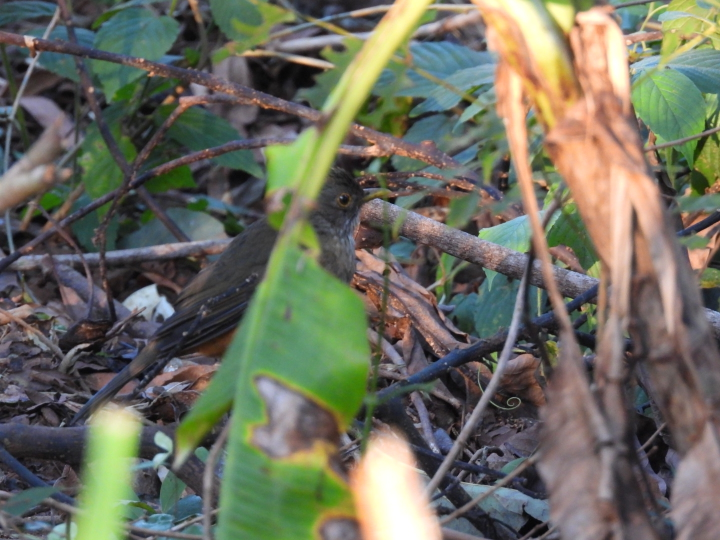
#> input picture data/test/raw/12738/290005664_521658435.jpg, 1440 x 1080 px (shown at 1/2 size)
$ python -i quality_assessor.py   (imports and definitions only)   (older library calls are emulated)
#> lines starting #> are read from the running program, lines starting #| are printed output that depends on the picture
"""
Evaluacion de calidad de imagenes mediante multiples metricas.

Evalua sharpness, exposure, contrast, composicion y blur para
determinar la calidad general de cada imagen.
"""

import logging
from pathlib import Path
from typing import Dict, List, Optional, Any, Tuple
from dataclasses import dataclass

import numpy as np

try:
    import cv2
    CV2_AVAILABLE = True
except ImportError:
    CV2_AVAILABLE = False


@dataclass
class QualityScores:
    """Scores de calidad para una imagen."""
    sharpness: float
    exposure: float
    contrast: float
    composition: float
    blur: float
    overall: float

    # [9 lines left out: function to_dict, not called in this run]


class ImageQualityAssessor:
    """
    Evalua multiples aspectos de calidad de imagen.

    Metricas evaluadas:
    1. Sharpness (Laplacian variance) - Nitidez de la imagen
    2. Exposure (histogram distribution) - Exposicion correcta
    3. Contrast (dynamic range) - Rango dinamico
    4. Composition (entropy) - Complejidad visual
    5. Blur detection (Laplacian variance) - Deteccion de desenfoque

    Cada metrica retorna un score de 0-100.
    """

    def __init__(
        self,
        weights: Optional[Dict[str, float]] = None,
        logger: Optional[logging.Logger] = None
    ):
        """
        Inicializa el evaluador de calidad.

        Args:
            weights: Pesos personalizados para cada metrica.
                    Default: sharpness=0.30, exposure=0.20, contrast=0.20,
                            composition=0.15, blur=0.15
            logger: Logger opcional
        """
        self.logger = logger or logging.getLogger(__name__)

        self.weights = weights or {
            'sharpness': 0.30,
            'exposure': 0.20,
            'contrast': 0.20,
            'composition': 0.15,
            'blur': 0.15
        }

        if not CV2_AVAILABLE:
            self.logger.warning(
                "OpenCV not available. Quality assessment will be limited."
            )

    def assess_quality(self, image_path: Path) -> Optional[QualityScores]:
        """
        Evalua la calidad de una imagen.

        Args:
            image_path: Ruta a la imagen

        Returns:
            QualityScores con scores 0-100 para cada metrica,
            o None si hay error
        """
        if not CV2_AVAILABLE:
            self.logger.warning("OpenCV required for quality assessment")
            return QualityScores(
                sharpness=50, exposure=50, contrast=50,
                composition=50, blur=50, overall=50
            )

        image_path = Path(image_path)

        if not image_path.exists():
            self.logger.warning(f"Image not found: {image_path}")
            return None

        try:
            img = cv2.imread(str(image_path))
#> img is the input picture: shape (1080, 1440, 3); mean B, G, R 96.3, 110.2, 109.1
            if img is None:
                self.logger.warning(f"Could not load image: {image_path}")
                return None

            gray = cv2.cvtColor(img, cv2.COLOR_BGR2GRAY)
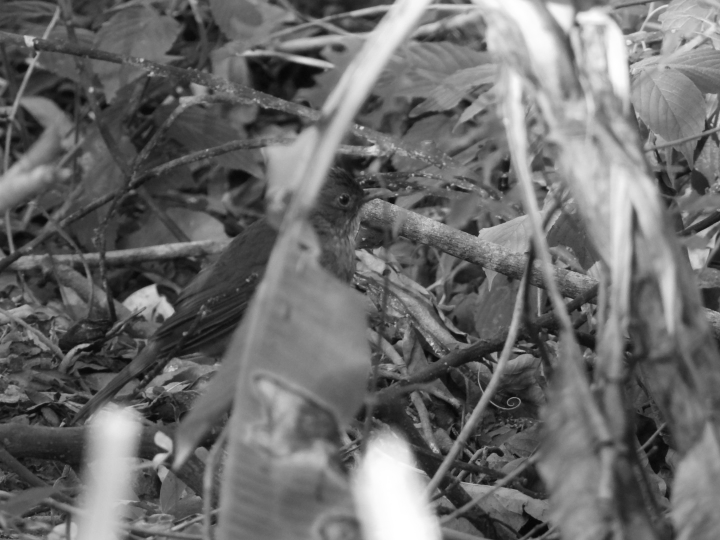
#> gray: shape (1080, 1440) (shown at 1/2 size); min 3, max 255, mean 108.2

            sharpness = self._assess_sharpness(gray)
            exposure = self._assess_exposure(gray)
            contrast = self._assess_contrast(gray)
            composition = self._assess_composition(gray)
            blur = self._assess_blur(gray)

            overall = (
                sharpness * self.weights['sharpness'] +
                exposure * self.weights['exposure'] +
                contrast * self.weights['contrast'] +
                composition * self.weights['composition'] +
                blur * self.weights['blur']
            )

            return QualityScores(
                sharpness=sharpness,
                exposure=exposure,
                contrast=contrast,
                composition=composition,
                blur=blur,
                overall=overall
            )

        except Exception as e:
            self.logger.error(f"Error assessing {image_path}: {e}")
            return None

    def _assess_sharpness(self, gray: np.ndarray) -> float:
        """
        Evalua nitidez usando varianza del Laplaciano.

        Mayor varianza = imagen mas nitida.
        """
        laplacian = cv2.Laplacian(gray, cv2.CV_64F)
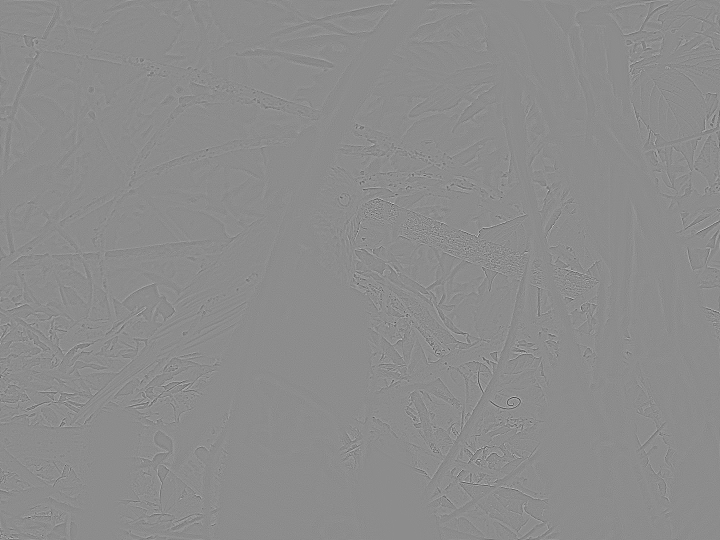
#> laplacian: shape (1080, 1440) float64 (shown at 1/2 size); min -140, max 114, mean 0; drawn with min black and max white
        variance = laplacian.var()
#> variance = 51.84

        return self._normalize_score(variance, min_val=100, max_val=2000)
#> in _normalize_score, `normalized = (value - min_val) / (max_val - min_val) * 100`: normalized = -2.53
#> in assess_quality, `sharpness = self._assess_sharpness(gray)`: sharpness = 0

    def _assess_exposure(self, gray: np.ndarray) -> float:
        """
        Evalua exposicion analizando distribucion del histograma.

        Penaliza imagenes muy oscuras o muy brillantes.
        Ideal: ~15% pixeles oscuros, ~10% pixeles brillantes.
        """
        hist = cv2.calcHist([gray], [0], None, [256], [0, 256])
#> hist = 256 values, max 12062 at index 94, min 0 at index 0, mean 6075
        hist_norm = hist.flatten() / hist.sum()
#> hist_norm = 256 values, max 0.00776 at index 94, min 0 at index 0, mean 0.00391

        dark_ratio = np.sum(hist_norm[:64])
#> dark_ratio = 0.22
        bright_ratio = np.sum(hist_norm[192:])
#> bright_ratio = 0.0786
        mid_ratio = np.sum(hist_norm[64:192])
#> mid_ratio = 0.702

        dark_penalty = abs(dark_ratio - 0.15) * 100
#> dark_penalty = 6.97
        bright_penalty = abs(bright_ratio - 0.10) * 100
#> bright_penalty = 2.14

        score = 100 - (dark_penalty + bright_penalty)
#> score = 90.9

        if mid_ratio < 0.5:
            score -= 20

        return max(0, min(100, score))

    def _assess_contrast(self, gray: np.ndarray) -> float:
        """
        Evalua contraste usando desviacion estandar.

        Mayor std = mayor contraste.
        """
        std = gray.std()
#> std = 51.95

        return self._normalize_score(std, min_val=20, max_val=80)
#> in assess_quality, `contrast = self._assess_contrast(gray)`: contrast = 53.24

    def _assess_composition(self, gray: np.ndarray) -> float:
        """
        Evalua composicion usando entropia de Shannon.

        Mayor entropia = imagen mas compleja/interesante.
        """
        entropy = self._calculate_entropy(gray)

        return self._normalize_score(entropy, min_val=4.0, max_val=7.5)

    def _assess_blur(self, gray: np.ndarray) -> float:
        """
        Detecta blur usando varianza del Laplaciano.

        Retorna score alto si la imagen NO esta borrosa.
        """
        laplacian = cv2.Laplacian(gray, cv2.CV_64F)
        variance = laplacian.var()

        blur_threshold = 100

        if variance < blur_threshold:
            return max(0, (variance / blur_threshold) * 50)
        else:
            return min(100, 50 + (variance - blur_threshold) / 40)

    @staticmethod
    def _normalize_score(
        value: float,
        min_val: float,
        max_val: float
    ) -> float:
        """Normaliza un valor al rango 0-100."""
        if max_val <= min_val:
            return 50.0

        normalized = (value - min_val) / (max_val - min_val) * 100
        return max(0.0, min(100.0, normalized))

    @staticmethod
    def _calculate_entropy(image: np.ndarray) -> float:
        """Calcula entropia de Shannon de una imagen."""
        hist = cv2.calcHist([image], [0], None, [256], [0, 256])
        hist = hist.flatten()
        hist = hist / hist.sum()
#> hist has the same summary as hist_norm in _assess_exposure

        hist = hist[hist > 0]
#> hist = 253 values, max 0.00776 at index 91, min 6.43e-07 at index 0, mean 0.00395
        entropy = -np.sum(hist * np.log2(hist))
#> entropy = 7.65

        return entropy

    # [102 lines left out: functions assess_batch, filter_by_quality, get_statistics, not called in this run]

>>> result = ImageQualityAssessor().assess_quality('../data/test/raw/12738/290005664_521658435.jpg')
#> in assess_quality, `composition = self._assess_composition(gray)`: composition = 100
#> in _assess_blur, `variance = laplacian.var()`: variance = 51.84
#> in assess_quality, `blur = self._assess_blur(gray)`: blur = 25.92
#> in assess_quality, `overall = ( sharpness * self.weights['sharpness'] + exposure * self.we..`: overall = 47.72

$ run again, on data/test/raw/12738/290304769_522068541.jpg
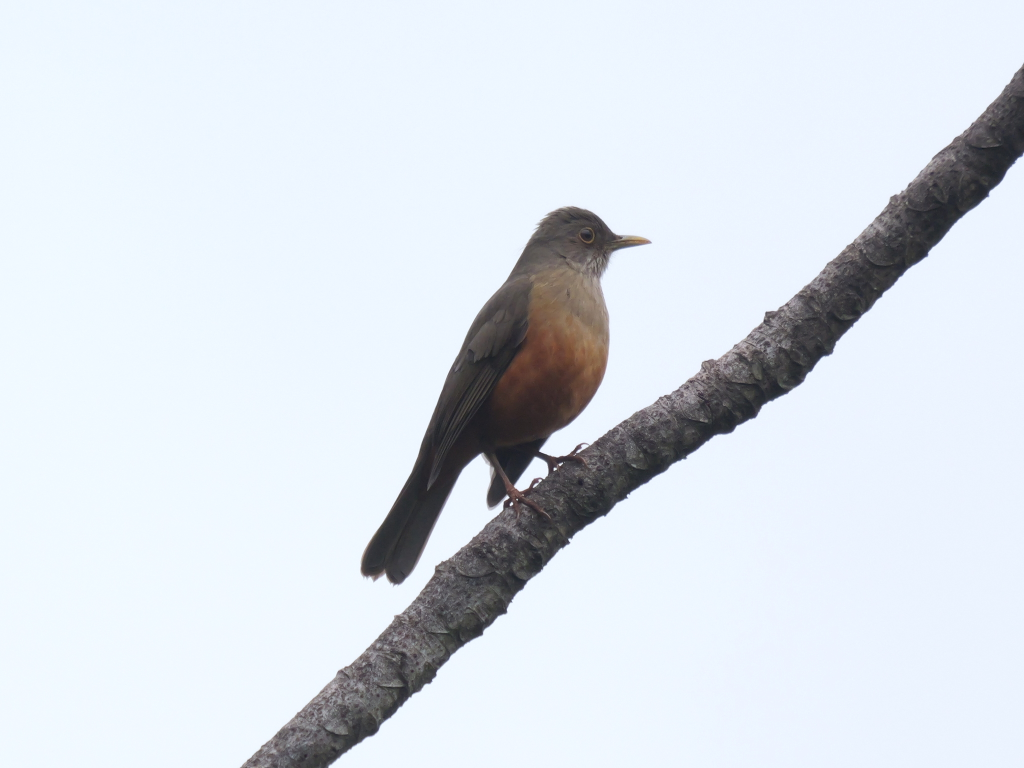
#> input picture data/test/raw/12738/290304769_522068541.jpg, 2048 x 1536 px (shown at 1/2 size)
#> in assess_quality, img is the input picture: shape (1536, 2048, 3); mean B, G, R 231.5, 224, 217.3
#> in _assess_sharpness, `laplacian = cv2.Laplacian(gray, cv2.CV_64F)`:
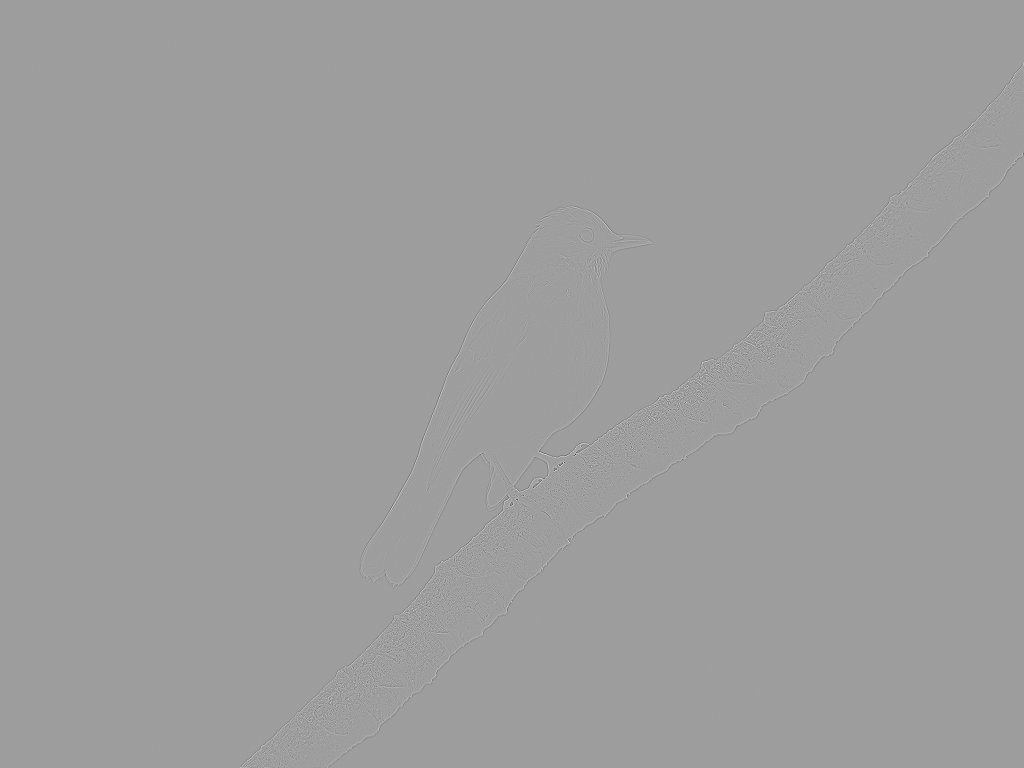
#> laplacian: shape (1536, 2048) float64 (shown at 1/2 size); min -251, max 155, mean 0; drawn with min black and max white
#> in _assess_sharpness, `variance = laplacian.var()`: variance = 47.77
#> normalized = -2.75
#> sharpness = 0
#> in _assess_exposure, `hist = cv2.calcHist([gray], [0], None, [256], [0, 256])`: hist = 256 values, max 542999 at index 244, min 0 at index 0, mean 12288
#> hist_norm = 256 values, max 0.173 at index 244, min 0 at index 0, mean 0.00391
#> dark_ratio = 0.0515
#> bright_ratio = 0.868
#> mid_ratio = 0.0803
#> dark_penalty = 9.85
#> bright_penalty = 76.82
#> in _assess_exposure, `score = 100 - (dark_penalty + bright_penalty)`: score = 13.34
#> in _assess_exposure, `score -= 20`: score = -6.66
#> exposure = 0
#> std = 57.3
#> contrast = 62.16
#> in _calculate_entropy, `hist = hist / hist.sum()`: hist has the same summary as hist_norm in _assess_exposure
#> in _calculate_entropy, `hist = hist[hist > 0]`: hist = 229 values, max 0.173 at index 221, min 3.18e-07 at index 0, mean 0.00437
#> in _calculate_entropy, `entropy = -np.sum(hist * np.log2(hist))`: entropy = 3.89
#> composition = 0
#> in _assess_blur, `variance = laplacian.var()`: variance = 47.77
#> blur = 23.88
#> overall = 16.02

$ run again, on data/test/raw/12738/290304884_522073154.jpg
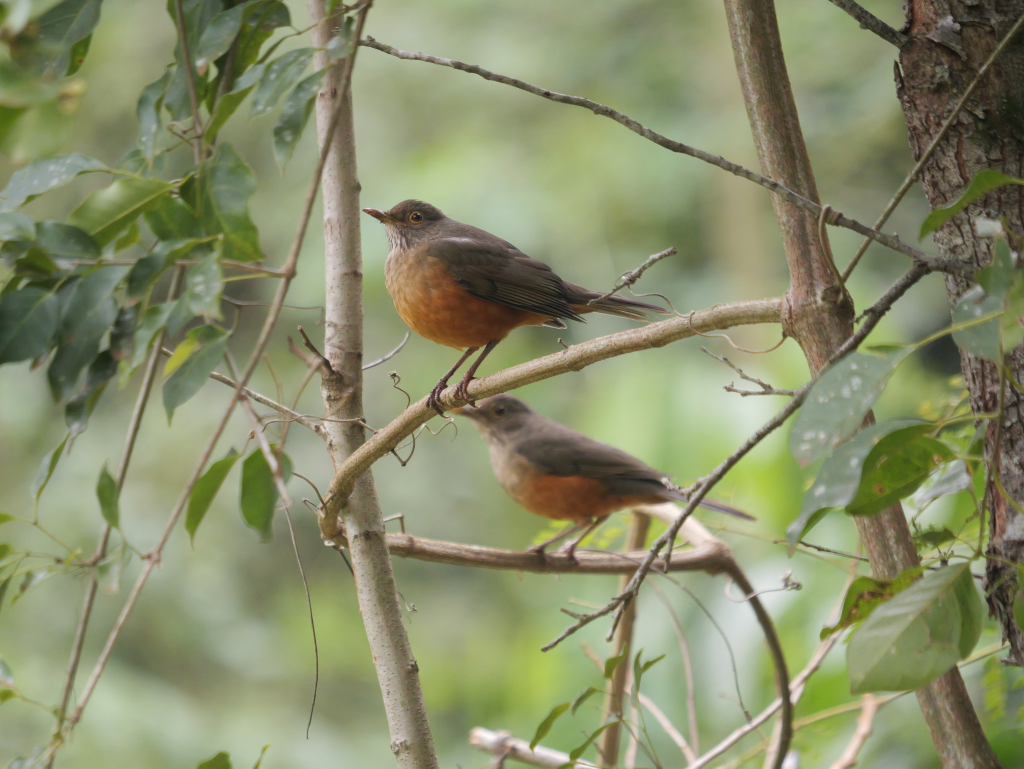
#> input picture data/test/raw/12738/290304884_522073154.jpg, 2048 x 1537 px (shown at 1/2 size)
#> in assess_quality, img is the input picture: shape (1537, 2048, 3); mean B, G, R 106.3, 140.8, 135.8
#> in assess_quality, `gray = cv2.cvtColor(img, cv2.COLOR_BGR2GRAY)`:
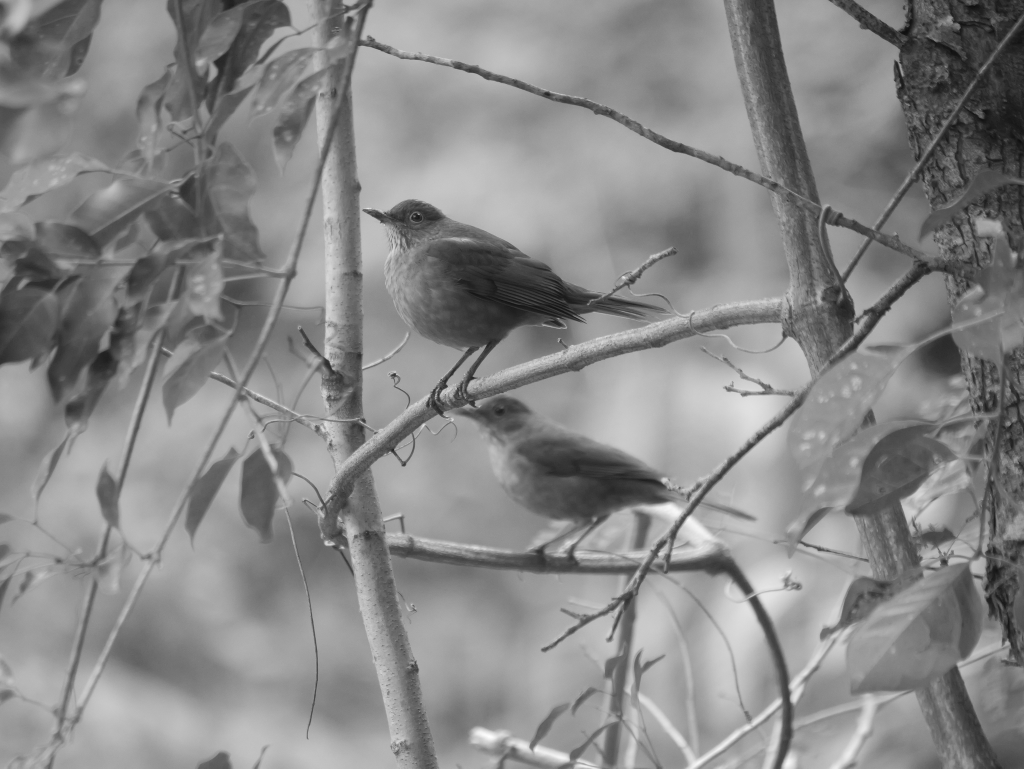
#> gray: shape (1537, 2048) (shown at 1/2 size); min 13, max 255, mean 135.4
#> in _assess_sharpness, `variance = laplacian.var()`: variance = 74.28
#> normalized = -1.35
#> sharpness = 0
#> in _assess_exposure, `hist = cv2.calcHist([gray], [0], None, [256], [0, 256])`: hist = 256 values, max 46272 at index 157, min 0 at index 0, mean 12296
#> hist_norm = 256 values, max 0.0147 at index 157, min 0 at index 0, mean 0.00391
#> dark_ratio = 0.0508
#> bright_ratio = 0.0368
#> mid_ratio = 0.912
#> dark_penalty = 9.92
#> bright_penalty = 6.32
#> score = 83.76
#> std = 38.85
#> contrast = 31.42
#> in _calculate_entropy, `hist = hist / hist.sum()`: hist has the same summary as hist_norm in _assess_exposure
#> in _calculate_entropy, `hist = hist[hist > 0]`: hist = 243 values, max 0.0147 at index 144, min 6.35e-07 at index 0, mean 0.00412
#> in _calculate_entropy, `entropy = -np.sum(hist * np.log2(hist))`: entropy = 7.23
#> composition = 92.19
#> in _assess_blur, `variance = laplacian.var()`: variance = 74.28
#> blur = 37.14
#> overall = 42.44

$ run again, on data/test/raw/12738/291268120_524040709.jpg
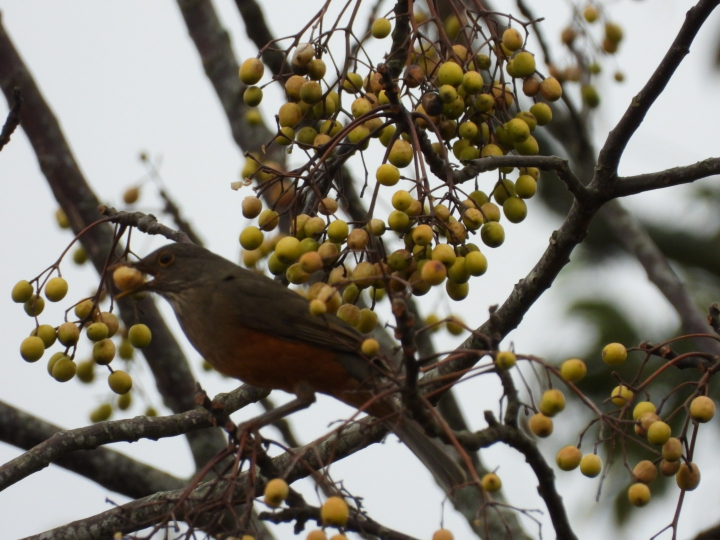
#> input picture data/test/raw/12738/291268120_524040709.jpg, 1440 x 1080 px (shown at 1/2 size)
#> in assess_quality, img is the input picture: shape (1080, 1440, 3); mean B, G, R 111.4, 122.2, 127.3
#> in assess_quality, `gray = cv2.cvtColor(img, cv2.COLOR_BGR2GRAY)`:
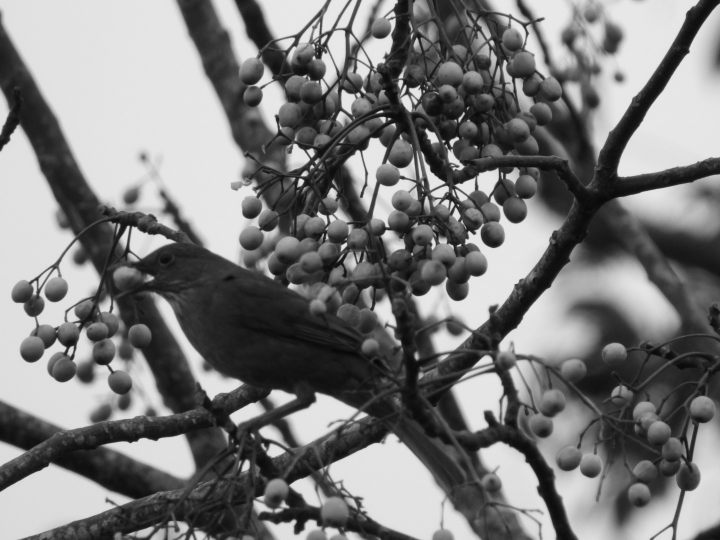
#> gray: shape (1080, 1440) (shown at 1/2 size); min 6, max 238, mean 122.5
#> in _assess_sharpness, `laplacian = cv2.Laplacian(gray, cv2.CV_64F)`:
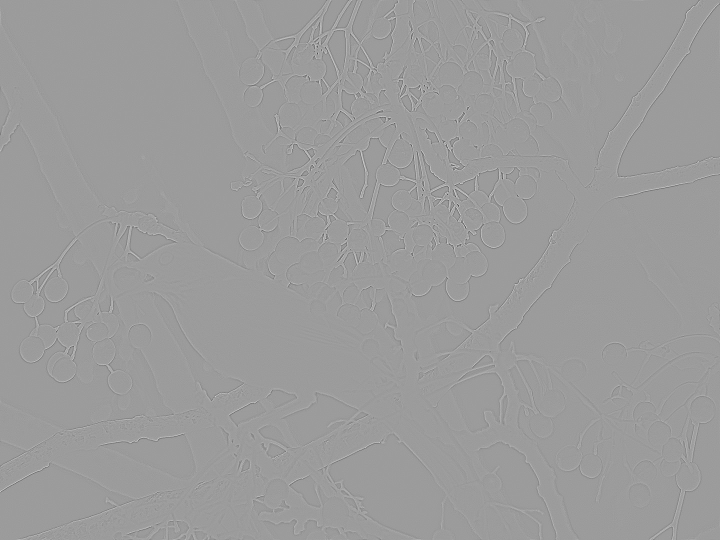
#> laplacian: shape (1080, 1440) float64 (shown at 1/2 size); min -245, max 156, mean 0; drawn with min black and max white
#> in _assess_sharpness, `variance = laplacian.var()`: variance = 108.1
#> normalized = 0.427
#> in _assess_exposure, `hist = cv2.calcHist([gray], [0], None, [256], [0, 256])`: hist = 256 values, max 51611 at index 230, min 0 at index 0, mean 6075
#> hist_norm = 256 values, max 0.0332 at index 230, min 0 at index 0, mean 0.00391
#> dark_ratio = 0.371
#> bright_ratio = 0.336
#> mid_ratio = 0.294
#> dark_penalty = 22.09
#> bright_penalty = 23.55
#> in _assess_exposure, `score = 100 - (dark_penalty + bright_penalty)`: score = 54.36
#> in _assess_exposure, `score -= 20`: score = 34.36
#> std = 80.52
#> contrast = 100
#> in _calculate_entropy, `hist = hist / hist.sum()`: hist has the same summary as hist_norm in _assess_exposure
#> in _calculate_entropy, `hist = hist[hist > 0]`: hist = 233 values, max 0.0332 at index 224, min 1.29e-06 at index 0, mean 0.00429
#> in _calculate_entropy, `entropy = -np.sum(hist * np.log2(hist))`: entropy = 7.24
#> composition = 92.7
#> in _assess_blur, `variance = laplacian.var()`: variance = 108.1
#> blur = 50.2
#> overall = 48.43
